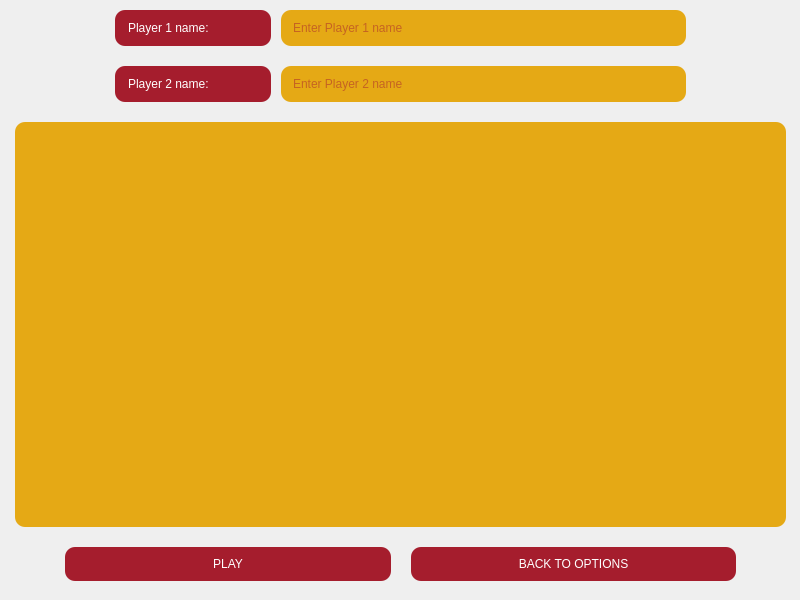
<?xml version="1.0" encoding="UTF-8"?>
<ui version="4.0">
 <class>newGame</class>
 <widget class="QWidget" name="newGame">
  <property name="geometry">
   <rect>
    <x>0</x>
    <y>0</y>
    <width>800</width>
    <height>600</height>
   </rect>
  </property>
  <property name="sizePolicy">
   <sizepolicy hsizetype="Expanding" vsizetype="Expanding">
    <horstretch>0</horstretch>
    <verstretch>0</verstretch>
   </sizepolicy>
  </property>
  <widget class="QWidget" name="verticalLayoutWidget">
   <property name="geometry">
    <rect>
     <x>0</x>
     <y>-5</y>
     <width>801</width>
     <height>601</height>
    </rect>
   </property>
   <layout class="QVBoxLayout" name="layout_page_create_game" stretch="0,2,0">
    <property name="spacing">
     <number>10</number>
    </property>
    <property name="sizeConstraint">
     <enum>QLayout::SetDefaultConstraint</enum>
    </property>
    <property name="leftMargin">
     <number>10</number>
    </property>
    <property name="topMargin">
     <number>10</number>
    </property>
    <property name="rightMargin">
     <number>10</number>
    </property>
    <property name="bottomMargin">
     <number>10</number>
    </property>
    <item>
     <layout class="QGridLayout" name="gridLayout" columnstretch="2,5">
      <property name="sizeConstraint">
       <enum>QLayout::SetDefaultConstraint</enum>
      </property>
      <property name="leftMargin">
       <number>100</number>
      </property>
      <property name="topMargin">
       <number>0</number>
      </property>
      <property name="rightMargin">
       <number>100</number>
      </property>
      <property name="bottomMargin">
       <number>0</number>
      </property>
      <property name="horizontalSpacing">
       <number>0</number>
      </property>
      <property name="verticalSpacing">
       <number>10</number>
      </property>
      <item row="1" column="1">
       <widget class="QLineEdit" name="lineEditPlayer2">
        <property name="sizePolicy">
         <sizepolicy hsizetype="Expanding" vsizetype="Expanding">
          <horstretch>0</horstretch>
          <verstretch>0</verstretch>
         </sizepolicy>
        </property>
        <property name="styleSheet">
         <string notr="true">color: rgb(165, 29, 45);
                                        background-color: rgba(229, 165, 10, 0.95);
                                        padding: 10px;
                                        border-radius: 10px;
                                        margin: 5px;
                                        border-color: rgb(165, 29, 45);
                                    </string>
        </property>
        <property name="text">
         <string/>
        </property>
        <property name="placeholderText">
         <string>Enter Player 2 name</string>
        </property>
       </widget>
      </item>
      <item row="0" column="0">
       <widget class="QLabel" name="labelPlayer1name">
        <property name="sizePolicy">
         <sizepolicy hsizetype="Expanding" vsizetype="Expanding">
          <horstretch>0</horstretch>
          <verstretch>0</verstretch>
         </sizepolicy>
        </property>
        <property name="styleSheet">
         <string notr="true">    color: white;
                                        background-color: rgb(165, 29, 45);
                                        padding: 10px;
                                        border-radius: 10px;
                                        margin: 5px;</string>
        </property>
        <property name="text">
         <string>Player 1 name:</string>
        </property>
       </widget>
      </item>
      <item row="0" column="1">
       <widget class="QLineEdit" name="lineEditPlayer1">
        <property name="sizePolicy">
         <sizepolicy hsizetype="Expanding" vsizetype="Expanding">
          <horstretch>0</horstretch>
          <verstretch>0</verstretch>
         </sizepolicy>
        </property>
        <property name="styleSheet">
         <string notr="true">color: rgb(165, 29, 45);
                                        background-color: rgba(229, 165, 10, 0.95);
                                        padding: 10px;
                                        border-radius: 10px;
                                        margin: 5px;
                                        border-color: rgb(165, 29, 45);
                                    </string>
        </property>
        <property name="text">
         <string/>
        </property>
        <property name="placeholderText">
         <string>Enter Player 1 name</string>
        </property>
       </widget>
      </item>
      <item row="1" column="0">
       <widget class="QLabel" name="labelPlayer2name">
        <property name="sizePolicy">
         <sizepolicy hsizetype="Expanding" vsizetype="Expanding">
          <horstretch>0</horstretch>
          <verstretch>0</verstretch>
         </sizepolicy>
        </property>
        <property name="styleSheet">
         <string notr="true">    color: white;
                                        background-color: rgb(165, 29, 45);
                                        padding: 10px;
                                        border-radius: 10px;
                                        margin: 5px;</string>
        </property>
        <property name="text">
         <string>Player 2 name:</string>
        </property>
       </widget>
      </item>
     </layout>
    </item>
    <item>
     <widget class="QListView" name="mapsList">
      <property name="styleSheet">
       <string notr="true">QListView {
	color: rgb(165, 29, 45);
	background-color: rgba(229, 165, 10, 0.95);
	padding: 10px;
	border-radius: 10px;
	margin: 5px;
}
QListView::item:selected {
	background-color: rgb(165, 29, 45);
	color: white; 
}</string>
      </property>
      <property name="editTriggers">
       <set>QAbstractItemView::NoEditTriggers</set>
      </property>
      <property name="dragDropMode">
       <enum>QAbstractItemView::NoDragDrop</enum>
      </property>
      <property name="selectionMode">
       <enum>QAbstractItemView::SingleSelection</enum>
      </property>
      <property name="selectionBehavior">
       <enum>QAbstractItemView::SelectItems</enum>
      </property>
      <property name="movement">
       <enum>QListView::Static</enum>
      </property>
     </widget>
    </item>
    <item>
     <layout class="QHBoxLayout" name="horizontalLayout">
      <property name="spacing">
       <number>10</number>
      </property>
      <property name="sizeConstraint">
       <enum>QLayout::SetDefaultConstraint</enum>
      </property>
      <property name="leftMargin">
       <number>50</number>
      </property>
      <property name="topMargin">
       <number>0</number>
      </property>
      <property name="rightMargin">
       <number>50</number>
      </property>
      <property name="bottomMargin">
       <number>0</number>
      </property>
      <item>
       <widget class="QPushButton" name="buttonPlay">
        <property name="sizePolicy">
         <sizepolicy hsizetype="Expanding" vsizetype="Expanding">
          <horstretch>0</horstretch>
          <verstretch>0</verstretch>
         </sizepolicy>
        </property>
        <property name="styleSheet">
         <string notr="true">    color: white;
                                        background-color: rgb(165, 29, 45);
                                        padding: 10px;
                                        border-radius: 10px;
                                        margin: 5px;</string>
        </property>
        <property name="text">
         <string>PLAY</string>
        </property>
       </widget>
      </item>
      <item>
       <widget class="QPushButton" name="buttonBack">
        <property name="sizePolicy">
         <sizepolicy hsizetype="Expanding" vsizetype="Expanding">
          <horstretch>0</horstretch>
          <verstretch>0</verstretch>
         </sizepolicy>
        </property>
        <property name="styleSheet">
         <string notr="true">    color: white;
                                        background-color: rgb(165, 29, 45);
                                        padding: 10px;
                                        border-radius: 10px;
                                        margin: 5px;</string>
        </property>
        <property name="text">
         <string>BACK TO OPTIONS</string>
        </property>
       </widget>
      </item>
     </layout>
    </item>
   </layout>
  </widget>
 </widget>
 <resources/>
 <connections/>
</ui>
